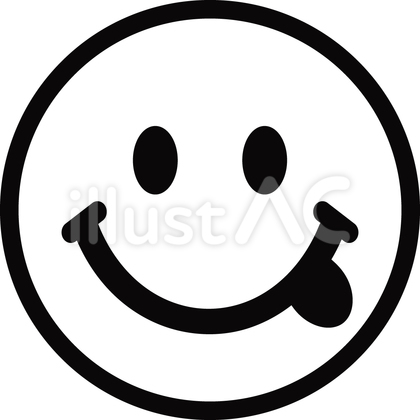
#> input picture smile.jpg, 420 x 420 px
$ python test.py
#> lines starting #> are read from the running program, lines starting #| are printed output that depends on the picture
import cv2

smile = cv2.imread("./smile.jpg",-1)
#> smile is the input picture: shape (420, 420, 3); mean B, G, R 197.6, 197.4, 197.8
choko = cv2.imread("./choko.jpeg",-1)
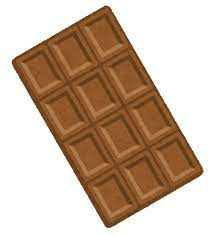
#> input picture choko.jpeg, 214 x 235 px
#> choko is the input picture: shape (235, 214, 3); mean B, G, R 161, 179.7, 202.2
#オブジェクト.shapeで画像サイズ
print(smile.shape)
#| (420, 420, 3)
print(type(choko.shape))
#| <class 'tuple'>
smile = cv2.resize(smile,(50,50))
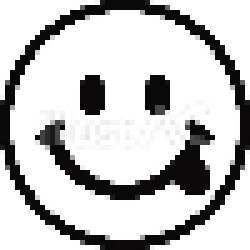
#> smile: shape (50, 50, 3) (shown 5 times larger); mean B, G, R 197.3, 197.1, 197.5
cv2.imshow('name',smile)
print(smile.shape[0])
#| 50
if cv2.waitKey(0) & 0xFF == ord('q'):
#> (key q is pressed here)
    cv2.destroyAllWindows()
